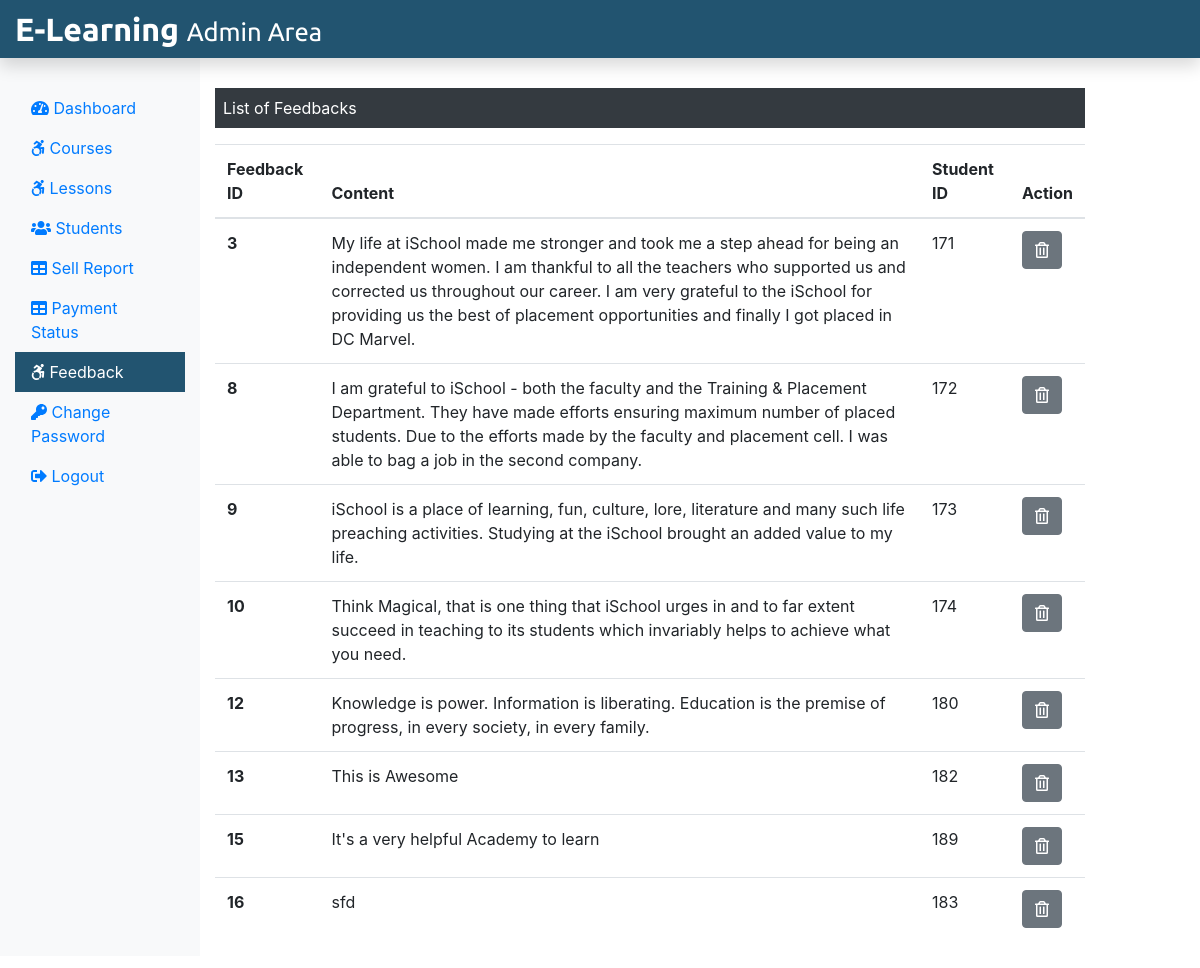
The page /Admin/feedback.php (signed in) on the database its author committed.
### tables this page shows
CREATE TABLE `feedback` (
  `f_id` int(11) NOT NULL,
  `f_content` text NOT NULL,
  `stu_id` int(11) NOT NULL
);

### Admin/feedback.php (the view, shortened to what this page needs)
<?php
include('./adminInclude/header.php');
include('../dbConnection.php');
?>
  <div class="col-sm-9 mt-5">
    <p class=" bg-dark text-white p-2">List of Feedbacks</p>
    <?php
      $sql = "SELECT * FROM feedback";
      $result = $conn->query($sql);
      if($result->num_rows > 0){
       echo '<table class="table">
       <thead>
        <tr>
         <th scope="col">Feedback ID</th>
         <th scope="col">Content</th>
         <th scope="col">Student ID</th>
         <th scope="col">Action</th>
        </tr>
       </thead>
       <tbody>';
        while($row = $result->fetch_assoc()){
          echo '<tr>';
          echo '<th scope="row">'.$row["f_id"].'</th>';
          echo '<td>'. $row["f_content"].'</td>';
          echo '<td>'.$row["stu_id"].'</td>';
          echo '<td><form action="" method="POST" class="d-inline"><input type="hidden" name="id" value='. $row["f_id"] .'><button type="submit" class="btn btn-secondary" name="delete" value="Delete"><i class="far fa-trash-alt"></i></button></form></td>
         </tr>';
        }
        echo '</tbody>
        </table>';
      } else {
        echo "0 Result";
      }
     ?>
  </div>
 </div>
</div>
<?php
include('./adminInclude/footer.php');
?>

### rows shown on the page
feedback: f_id "3", f_content "My life at iSchool made me stronger and took me a step ahead for being an independent women. I am thankful to all the teachers who supported us and corrected us throughout our career. I am very grateful to the iSchool for providing us the best of placement opportunities and finally I got placed in DC Marvel.", stu "171"
feedback: f_id "8", f_content "I am grateful to iSchool - both the faculty and the Training & Placement Department. They have made efforts ensuring maximum number of placed students. Due to the efforts made by the faculty and placement cell. I was able to bag a job in the second company.", stu "172"
feedback: f_id "9", f_content "iSchool is a place of learning, fun, culture, lore, literature and many such life preaching activities. Studying at the iSchool brought an added value to my life.", stu "173"
feedback: f_id "10", f_content "Think Magical, that is one thing that iSchool urges in and to far extent succeed in teaching to its students which invariably helps to achieve what you need.", stu "174"
feedback: f_id "12", f_content "Knowledge is power. Information is liberating. Education is the premise of progress, in every society, in every family.", stu "180"
feedback: f_id "13", f_content "This is Awesome", stu "182"
feedback: f_id "15", f_content "It's a very helpful Academy to learn", stu "189"
feedback: f_id "16", f_content "sfd", stu "183"
